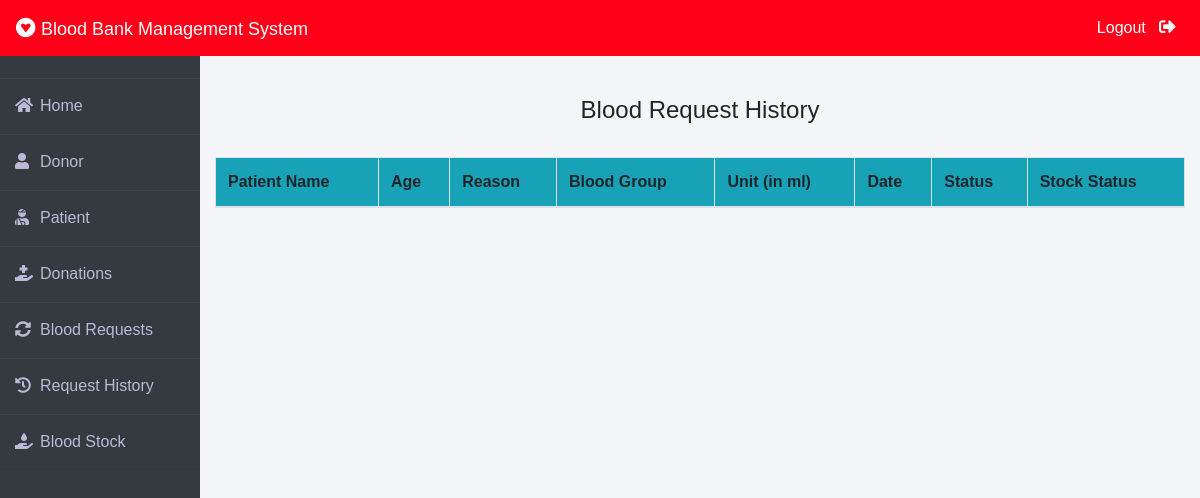
Page /admin-request-history (signed in) on the earlier database version.
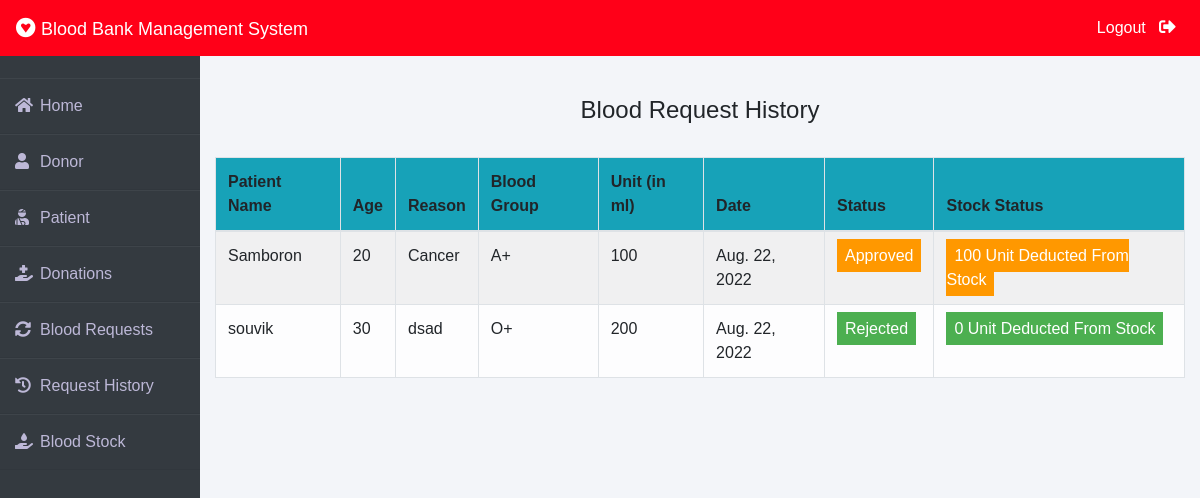
Same page on the later database version.
### blood/models.py (models this page shows, shortened)
class BloodRequest(models.Model):
    request_by_patient=models.ForeignKey(pmodels.Patient,null=True,on_delete=models.CASCADE)
    request_by_donor=models.ForeignKey(dmodels.Donor,null=True,on_delete=models.CASCADE)
    patient_name=models.CharField(max_length=30)
    patient_age=models.PositiveIntegerField()
    reason=models.CharField(max_length=500)
    bloodgroup=models.CharField(max_length=10)
    unit=models.PositiveIntegerField(default=0)
    status=models.CharField(max_length=20,default="Pending")
    date=models.DateField(auto_now=True)

### blood/views.py (the view)
# urls.py: path('admin-request-history', views.admin_request_history_view,name='admin-request-history'),
@login_required(login_url='adminlogin')
def admin_request_history_view(request):
    requests=models.BloodRequest.objects.all().exclude(status='Pending')
    return render(request,'blood/admin_request_history.html',{'requests':requests})

### templates/blood/admin_request_history.html (shortened to what this page needs)
{% extends 'blood/adminbase.html' %}
{% block content %}
{% load widget_tweaks %}
{%load static%}
<head>
</head>
<br><br>
<div class="container">
    <H4 class="text-center">Blood Request History</H4><br>
    <table class="table table-light table-hover table-bordered table-striped">
        <thead class="bg-info">
            <tr>
                <th scope="col">Patient Name</th>
                <th scope="col">Age</th>
                <th scope="col">Reason</th>
                <th scope="col">Blood Group</th>
                <th scope="col">Unit (in ml)</th>
                <th scope="col">Date</th>
                <th scope="col">Status</th>
                <th scope="col">Stock Status</th>
            </tr>
        </thead>
        <tbody>
            {% for t in requests %}
            <tr>
                <td> {{t.patient_name}}</td>
                <td>{{t.patient_age}}</td>
                <td>{{t.reason}}</td>
                <td>{{t.bloodgroup}}</td>
                <td>{{t.unit}}</td>
                <td>{{t.date}}</td>
                {% if t.status == 'Approved' %}
                <td><span class="label warning"> Approved</span></td>
                <td><span class="label warning"> {{t.unit}} Unit Deducted From Stock</span></td>
                {% else %}
                <td><span class="label success">Rejected</span></td>
                <td><span class="label success"> 0 Unit Deducted From Stock</span></td>
                {% endif %}
            </tr>
            {% endfor %}
        </tbody>
    </table>
</div>
{% endblock content %}

Differences in the rows shown:
added BloodRequest: patient_name "Samboron", patient_age "20", reason "Cancer", bloodgroup "A+", unit "100", date "Aug. 22, 2022"
added BloodRequest: patient_name "souvik", patient_age "30", reason "dsad", bloodgroup "O+", unit "200", date "Aug. 22, 2022", status "Rejected"
